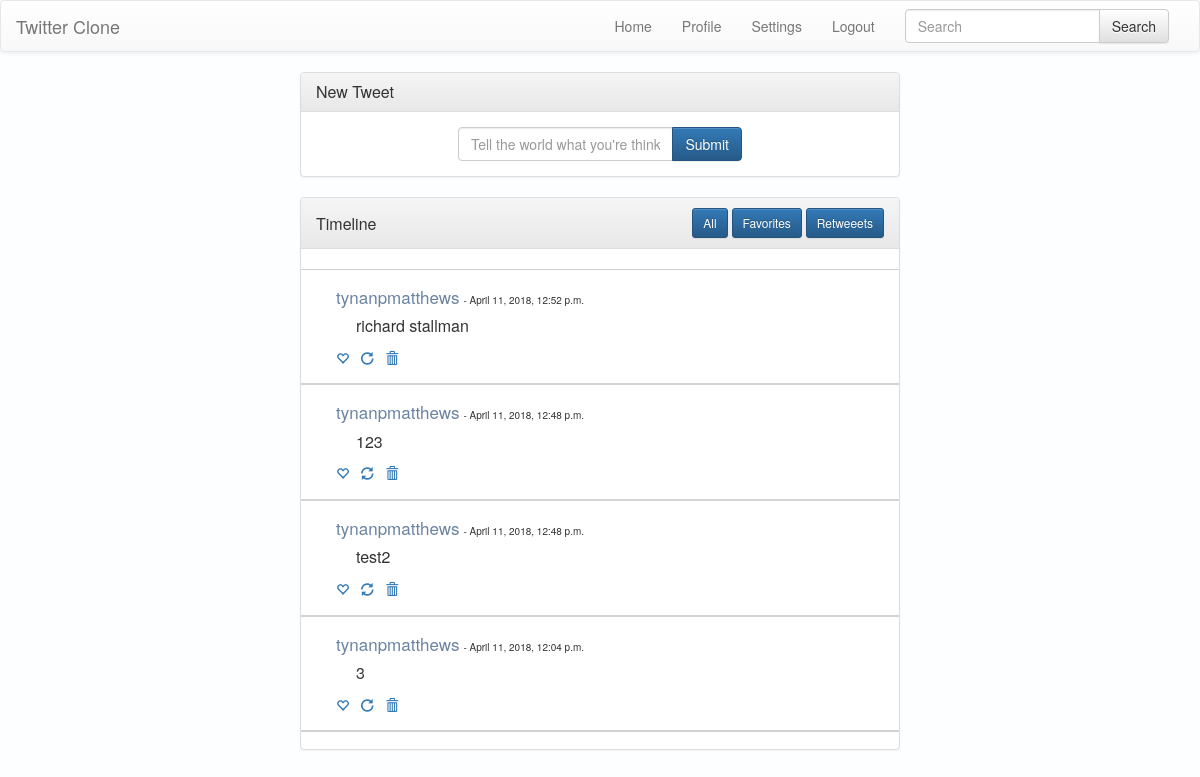
Before: /index/ (signed in) with the older database file.
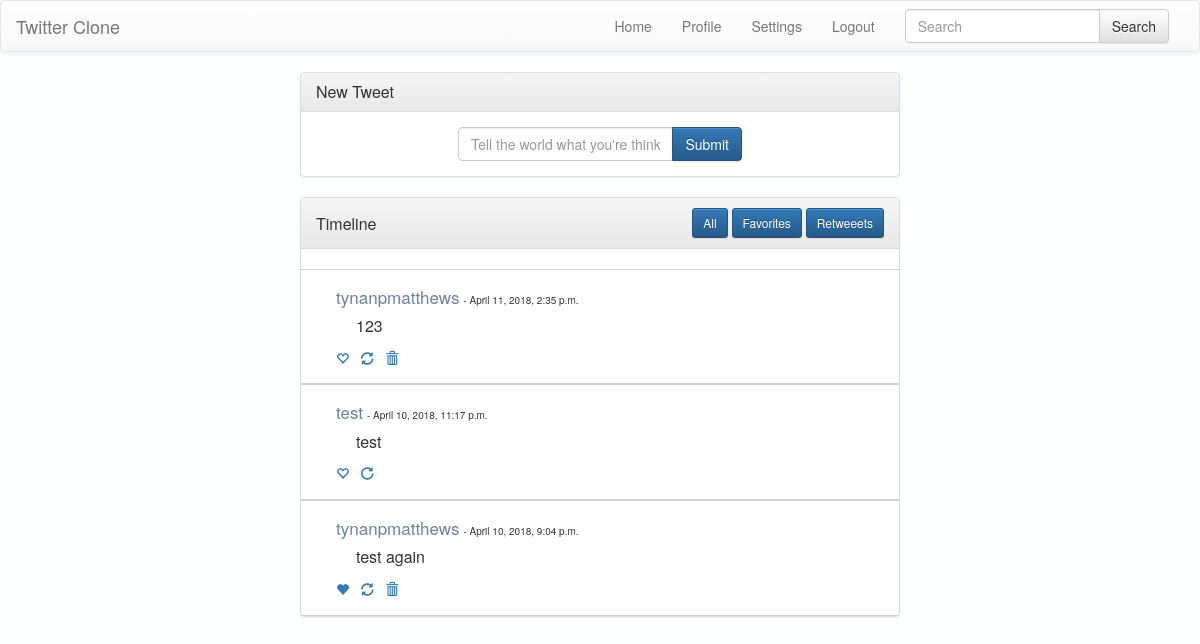
After: the same page with the newer database file.
### interface/models.py (models this page shows)
class tweet(models.Model):
    tweetID = models.AutoField(primary_key=True)
    posterID = models.ForeignKey(twitteruser, on_delete=models.CASCADE)
    Message = models.CharField(max_length=140)
    PostTime = models.DateTimeField(default=datetime.now, blank=True)

### interface/views.py (the view)
# urls.py: path('index/', views.index, name='index'),
def index(request):
    if request.user.is_authenticated:
        following = [i['userID_id'] for i in list(follower.objects.filter(followerID_id=request.user.username).values('userID_id'))]
        following.append(request.user.username)
        favorites = [i['tweetID_id'] for i in list(favorite.objects.filter(userID_id=request.user.username).values('tweetID_id'))]
        retweets = [i['tweetID_id'] for i in list(retweet.objects.filter(userID_id=request.user.username).values('tweetID_id'))]
        current_user = twitteruser.objects.get(username=request.user.username)
        favorited = request.GET.get('favorite')
        retweeted = request.GET.get('retweet')
        deleted = request.GET.get('deleted')
        if favorited:
            if int(favorited) not in favorites:
                favorite.objects.create(tweetID_id=int(favorited), userID_id=current_user.username)
            else:
                favorite.objects.get(tweetID_id=int(favorited), userID_id=current_user.username).delete()
            return redirect(index)
        if retweeted:
            if int(retweeted) not in retweets:
                retweet.objects.create(tweetID_id=int(retweeted), userID_id=current_user.username)
            else:
                retweet.objects.get(tweetID_id=int(retweeted), userID_id=current_user.username).delete()
            return redirect(index)
        if deleted:
            tweet.objects.get(tweetID=int(deleted), posterID_id=current_user.username).delete()
            return redirect(index)
        view = request.GET.get('view')
        if view == 'favorites':
            tweets = list(tweet.objects.filter(tweetID__in=favorites).values())
        elif view == 'retweets':
            tweets = list(tweet.objects.filter(tweetID__in=retweets).values())
        else:
            tweets = list(tweet.objects.filter(posterID_id__in=following).values())
            rtweets = list(tweet.objects.filter(tweetID__in=retweets).values())
            for i in rtweets:
                if not any(j['tweetID'] == i['tweetID'] for j in tweets):
                    tweets.append(i.copy())
        sorted_tweets = [(dict_['PostTime'], dict_) for dict_ in tweets]
        sorted_tweets.sort(reverse=True)
        sorted_tweets = [dict_ for (key, dict_) in sorted_tweets]
        if request.method == 'POST':
            if request.POST['message'] == "":
                return redirect(index)
            tweet.objects.create(posterID_id=current_user.username, Message=request.POST['message'], PostTime=datetime.datetime.now())
            return redirect(index)
        else:
            return render(request, 'index.html', {'tweets': sorted_tweets, 'view': view, 'favorites': favorites, 'retweets': retweets})
    else:
        return redirect(login_page)

### interface/templates/index.html (shortened to what the changed rows need)
{% load static %}
<!DOCTYPE html>
<html>
    <head>
    </head>
    <body>
        <div>
            {% include 'header.html' %}
            <div class="panel panel-default center-block" style="width: 50%;">
                <div class="center-block" style="max-height: 500px; overflow: auto; overflow-x: hidden;" id="timeline">
                    <div>
                        <br>
                        {% for i in tweets %}
                        <div style="padding-left: 20px; border-top:1px solid lightgrey; border-bottom:1px solid lightgrey;">
                            <div class="panel-body">
                                <a style="font-size: 17px; color: #6983A0; text-decoration: none; display: inline;" href="{% url 'profile' %}?user={{ i.posterID_id }}">{{ i.posterID_id }}</a>
                                <p style="display: inline; font-size: 10px;"> - {{ i.PostTime }}</p>
                                <br>
                                <p style="word-break: break-all; padding: 6px 0px 0px 20px; font-size: 16px;">{{ i.Message }}<p>
                                <p style="display: inline; font-size: 13px;">
                                    {% if i.tweetID not in favorites %}
                                    <a href="{% url 'index' %}?view={{ view }}&favorite={{ i.tweetID }}"><span class="glyphicon glyphicon-heart-empty" aria-hidden="true"></span></a>
                                    {% else %}
                                    <a href="{% url 'index' %}?view={{ view }}&favorite={{ i.tweetID }}"><span class="glyphicon glyphicon-heart" aria-hidden="true"></span></a>
                                    {% endif %}
                                    {% if i.tweetID not in retweets %}
                                    <a style="padding-left: 8px;" href="{% url 'index' %}?view={{ view }}&retweet={{ i.tweetID }}"><span class="glyphicon glyphicon-refresh" aria-hidden="true"></span></a>
                                    {% else %}
                                    <a style="padding-left: 8px;" href="{% url 'index' %}?view={{ view }}&retweet={{ i.tweetID }}"><span class="glyphicon glyphicon-repeat" aria-hidden="true"></span></a>
                                    {% endif %}
                                    {% if i.posterID_id == request.user.username %}
                                    <a style="padding-left: 8px;" href="{% url 'index' %}?view={{ view }}&deleted={{ i.tweetID }}"><span class="glyphicon glyphicon-trash" aria-hidden="true"></span></a>
                                    {% endif %}
                                </p>
                            </div>
                        </div>
                        {% endfor %}
                    </div>
                </div>
            </div>
          </div>
    </body>
</html>

Changed rows visible on the page:
removed tweet: posterID_id "tynanpmatthews", PostTime "April 11, 2018, 12:52 p.m.", Message "richard stallman"
removed tweet: posterID_id "tynanpmatthews", PostTime "April 11, 2018, 12:48 p.m.", Message "123"
removed tweet: posterID_id "tynanpmatthews", PostTime "April 11, 2018, 12:48 p.m.", Message "test2"
removed tweet: posterID_id "tynanpmatthews", PostTime "April 11, 2018, 12:04 p.m.", Message "3"
added tweet: posterID_id "tynanpmatthews", PostTime "April 11, 2018, 2:35 p.m.", Message "123"
now on this page (row unchanged): tweet: posterID_id "test", PostTime "April 10, 2018, 11:17 p.m.", Message "test"
now on this page (row unchanged): tweet: posterID_id "tynanpmatthews", PostTime "April 10, 2018, 9:04 p.m.", Message "test again"
